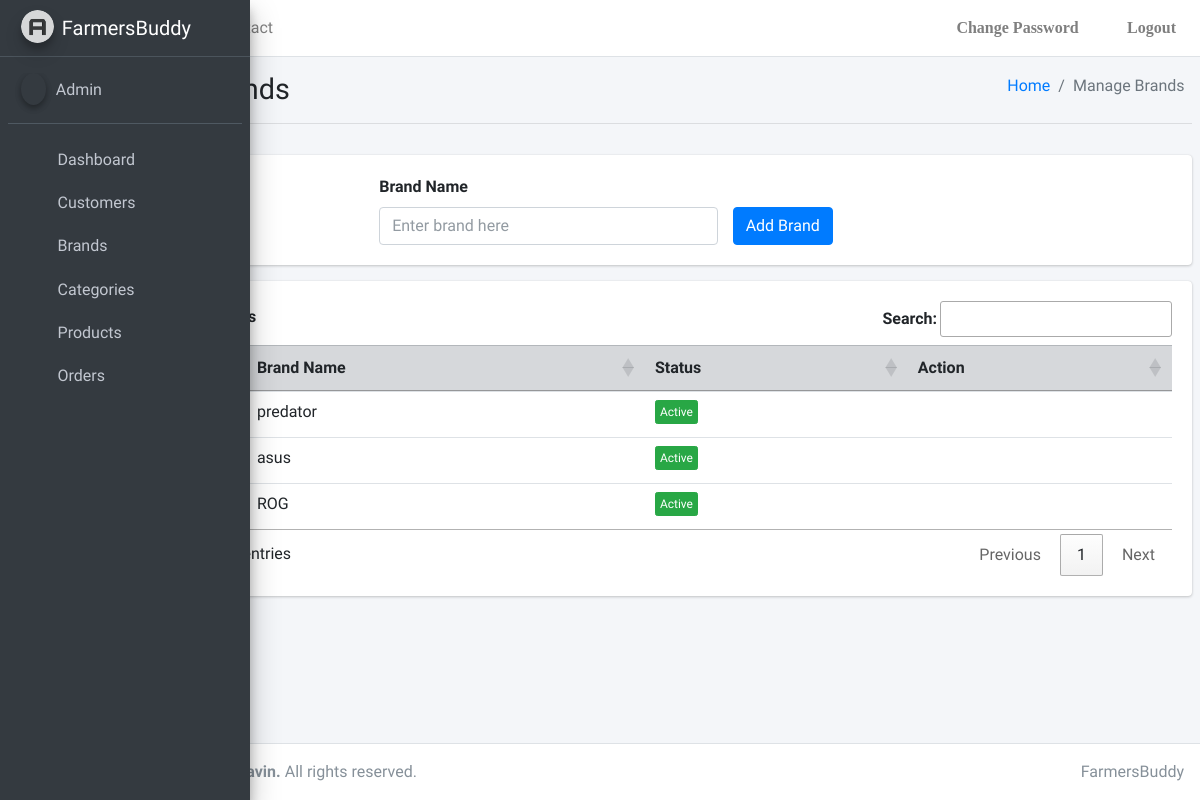
The page /FarmersBuddy/admin/managebrands on the database as committed earlier.
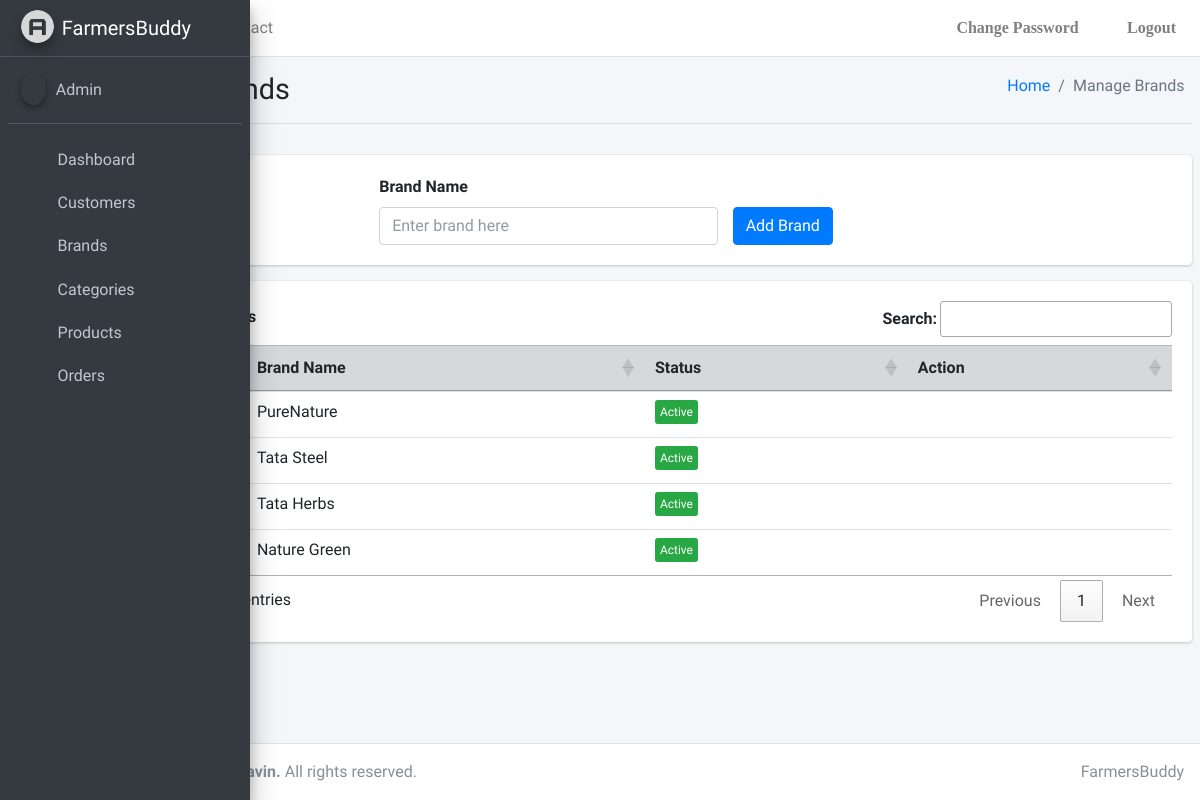
The same page on the database as committed later.
### FarmersBuddy/models.py (models this page shows, shortened)
class Brand(models.Model):
    id = models.AutoField(primary_key=True)
    BrandName = models.CharField(max_length=50)
    Status = models.CharField(max_length=1, default="1")

### FarmersBuddy/views.py (the view, shortened to what this page needs)
# urls.py: path('admin/managebrands', views.managebrands, name='managebrands'),
@never_cache
def managebrands(request):
    brands = Brand.objects.all()
    dictbrands = {
        "Brands": brands
    }
    return render(request, "FarmersBuddy/Admin/managebrands.html", dictbrands)

### templates/FarmersBuddy/Admin/managebrands.html (shortened to what this page needs)
{% extends './base.html' %} {% block title %}Dashboard{% endblock %} {% block body %}
<div class="content-wrapper">
  <div class="content-header">
    <div class="container-fluid">
      <div class="row mb-2">
        <div class="col-sm-6">
          <h1 class="m-0">Manage Brands</h1>
        </div>
        <div class="col-sm-6">
          <ol class="breadcrumb float-sm-right">
            <li class="breadcrumb-item"><a href="#">Home</a></li>
            <li class="breadcrumb-item active">Manage Brands</li>
          </ol>
        </div>
      </div>
    </div>
    <hr />
  </div>
  <div class="content">
    <div class="card">
      <div class="card-body col-md-6 mx-auto">
      <form method="post"> {% csrf_token %}
      <div class="row">
        <div class="col-md-8 float-right">
        <label for="txtbrand" class="form-label">Brand Name</label>
        <input type="text" class="form-control" id="txtbrand" name="txtbrand" placeholder="Enter brand here">
        </div>
        <div class="col-md-4 mx-auto">
        <br/>
        <button type="submit" id="btnadd" name="btnadd" class="btn btn-primary mt-2" >Add Brand</button>
        </div>
        </div>
      </form>
      </div>
    </div>
    <div class="card">
        <div class="card-body">
          <table id="myTable" class="table table-hover table-responsive-md">
            <thead class="table-secondary">
              <th scope="col">#</th>
              <th scope="col">Brand Name</th>
              <th scope="col">Status</th>
              <th scope="col">Action</th>
            </thead>
            <tbody>
            {% for item in Brands %}
            <tr>
            <th scope="row">{{ forloop.counter }}</th>
            <td>{{ item.BrandName }}</td>
            {% if item.Status == "1"  %}
            <td><button id="{{ item.id }}" class='btn btn-xs btn-success btn-status'>Active</button></td>
            {% elif item.Status == "2" %}
            <td><button id="{{ item.id }}" class='btn btn-xs btn-warning btn-status'>Unverified</button></td>
            {% else %}
            <td><button id="{{ item.id }}" class='btn btn-xs btn-danger btn-status'>Inactive</button></td>
            {% endif %}
            <td>
              <button id="{{ item.id }}" class="btn btn-outline-danger btn-sm fas fa-trash-alt border-0 btn-delete"></button>
            </td>
            </tr>
            {% endfor %}
            </tbody>
          </table>
        </div>
      </div>
  </div>
</div>
{% endblock %}

### templates/FarmersBuddy/Admin/base.html (shortened to what this page needs)
<!DOCTYPE html>
{% load static %}
<html lang="en">
<head>
  <link rel="stylesheet" href="//cdn.datatables.net/1.11.1/css/jquery.dataTables.min.css">
  <link rel="stylesheet" href="{% static 'plugins/fontawesome-free/css/all.min.css'%}">
  <link rel="stylesheet" href="{% static 'dist/css/adminlte.min.css' %}">
</head>
<body class="hold-transition sidebar-mini sidebar-collapse">
<div class="wrapper">
  <nav class="main-header navbar navbar-expand navbar-white navbar-light">
    <ul class="navbar-nav">
      <li class="nav-item">
        <a class="nav-link" data-widget="pushmenu" href="#" role="button"></a>
      </li>
      <li class="nav-item d-none d-sm-inline-block">
        <a href="{% url 'admindashboard' %}" class="nav-link">Home</a>
      </li>
      <li class="nav-item d-none d-sm-inline-block">
        <a href="#" class="nav-link">Contact</a>
      </li>
    </ul>
    <ul class="navbar-nav ml-auto">
      <li class="nav-item">
        <a class="nav-link" href="{% url 'changepassword' %}" role="button">
          <i class="fas fa-unlock-alt"> Change Password</i>
        </a>
      </li>
      <li class="nav-item">
        <a class="nav-link" href="{% url 'logout' %}" role="button">
          <i class="fas fa-sign-out-alt"> Logout </i>
        </a>
      </li>
    </ul>
  </nav>
  <aside class="main-sidebar sidebar-dark-primary elevation-4">
    <a href="#" class="brand-link">
      <img src="{% static 'dist/img/AdminLTELogo.png'%}" alt="AdminLTE Logo" class="brand-image img-circle elevation-3" style="opacity: .8">
      <span class="brand-text font-weight-light">FarmersBuddy</span>
    </a>
    <div class="sidebar">
      <div class="user-panel mt-3 pb-3 mb-3 d-flex">
        <div class="image">
          <i class="fas fa-user-circle fa-2x img-circle elevation-2 text-light"></i>
        </div>
        <div class="info">
          <a href="#" class="d-block">Admin</a>
        </div>
      </div>
      <nav class="mt-2">
        <ul class="nav nav-pills nav-sidebar flex-column" data-widget="treeview" role="menu" data-accordion="false">
          <li class="nav-item">
            <a href="{% url 'admindashboard' %}" class="nav-link">
              <i class="nav-icon fas fa-tachometer-alt"></i>
              <p>
                Dashboard
              </p>
            </a>
          </li>
          <li class="nav-item">
            <a href="{% url 'customers' %}" class="nav-link">
              <i class="nav-icon fas fa-users"></i>
              <p>
                Customers
              </p>
            </a>
          </li>
          <li class="nav-item">
            <a href="{% url 'managebrands' %}" class="nav-link">
              <i class="nav-icon fas fa-copyright"></i>
              <p>
                Brands
              </p>
            </a>
          </li>
          <li class="nav-item">
            <a href="{% url 'managecategories' %}" class="nav-link">
              <i class="nav-icon fas fa-project-diagram"></i>
              <p>
                Categories
              </p>
            </a>
          </li>
          <li class="nav-item">
            <a href="{% url 'manageproducts' %}" class="nav-link">
              <i class="nav-icon fas fa-cube"></i>
              <p>
                Products
              </p>
            </a>
          </li>
          <li class="nav-item">
            <a href="{% url 'manageorders' %}" class="nav-link">
              <i class="nav-icon fas fa-box"></i>
              <p>
                 Orders
              </p>
            </a>
          </li>
        </ul>
      </nav>
    </div>
  </aside>
{% block body %}{% endblock %}
  <footer class="main-footer">
    <div class="float-right d-none d-sm-inline">
      FarmersBuddy
    </div>
    <strong>Copyright &copy; <script>document.write(n)</script> Abravin.</strong> All rights reserved.
  </footer>
</div>
</body>
</html>

Rows that differ between the two databases and show on the page:
removed Brand: BrandName "ROG"
changed Brand: BrandName "predator" → "PureNature"
added Brand: BrandName "Tata Steel"
added Brand: BrandName "Tata Herbs"
changed Brand: BrandName "asus" → "Nature Green"
Other text that changed with them:
text written by a page script: "Search: Showing 1 to 3 of 3 entries Previous 1 Next" → "Search: Showing 1 to 4 of 4 entries Previous 1 Next"
